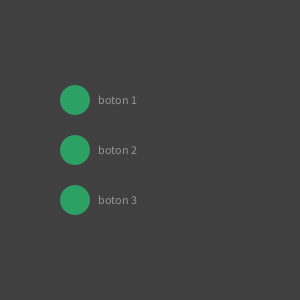
Frame 1 (no input)
Frame 60 (the mouse pressed at the canvas centre just before this capture): identical to frame 1, image omitted
Frame 120 (the mouse held since frame 60 and released just before this capture): identical to frame 1, image omitted

The Processing sketch that drew this single still picture (run headless with seeded random() and noise(); from frame 60 on, the mouse is pressed at the canvas centre):

// Processing sketch: A_checkBoton
// ── A_checkBoton.pde
/*
sketch usando una clase simple de botón tipo check 
 
 ph.d. franklin hernández-castro | tec costa rica | HfG gmuend | junio 2022
 www.skizata.com
 */


ClaseBotonCheck miBoton1, miBoton2, miBoton3;

// SETUP() ------------------------------------------------
void setup(){
  size(300,300);  //int mX, int mY, int mAncho, int mAlto, String mSt
  miBoton1 = new ClaseBotonCheck (75, 100, 30, 30, "boton 1");
  miBoton2 = new ClaseBotonCheck (75, 150, 30, 30, "boton 2");
  miBoton3 = new ClaseBotonCheck (75, 200, 30, 30, "boton 3");
}


// DRAW() ------------------------------------------------
void draw(){
  background(64); //gris 25%
  miBoton1.display();
  miBoton2.display();
  miBoton3.display();
}


// EVENTOS ------------------------------------------------
void mouseReleased() {
  miBoton1.clickSobreMi();
  miBoton2.clickSobreMi();
  miBoton3.clickSobreMi();
}

// ── boton.pde
/*
sketch demostrando una clase simple de botón tipo check 
 
 ph.d. franklin hernández-castro | tec costa rica | HfG gmuend | junio 2022
 www.skizata.com
 */

class ClaseBotonCheck {
  //variables globales al objeto ------------------
  int miX, miY, miAncho, miAlto;
  boolean presionado = false;
  boolean estaSobreMi;
  String miTitulo;

  // constructor ----------------------------------
  ClaseBotonCheck(int mX, int mY, int mAncho, int mAlto, String mSt) {
    miX = mX;
    miY = mY;
    miAncho = mAncho;
    miAlto = mAlto;
    miTitulo = mSt;
  } // end constructor

  // métodos ----------------------------------
  // dibujando los botones según su estado
  void display () {
    // boolena para hacer ver el "hover", en este caso para áreas circulares
    estaSobreMi = dist(mouseX, mouseY, miX, miY) < miAlto/2;

    if (!presionado) { // estado en reposo-------------------------------------
      if (estaSobreMi) { // estado en reposo CON hover
        fill(65, 250, 125);
      } else { // estado en reposo SIN hober
        fill(45, 160, 100);
      }
    } else { // estado presionado----------------------------------------------
      if (estaSobreMi) { // presionado CON hover
        fill(150, 255, 200);
      } else { // presionado SIN hober    
        fill(65, 250, 125);
      }
    }
    noStroke();
    ellipse(miX, miY, miAlto, miAlto);

    if (!presionado) fill(150);else fill (250);
    text(miTitulo, miX+miAlto*0.75, miY+4);
  } // end display
  
  // eventos ----------------------------------
  void clickSobreMi () {
    if (estaSobreMi) presionado = !presionado;
  } // end estaSobreMi ()
  
}// end ClaseCheckBoton
